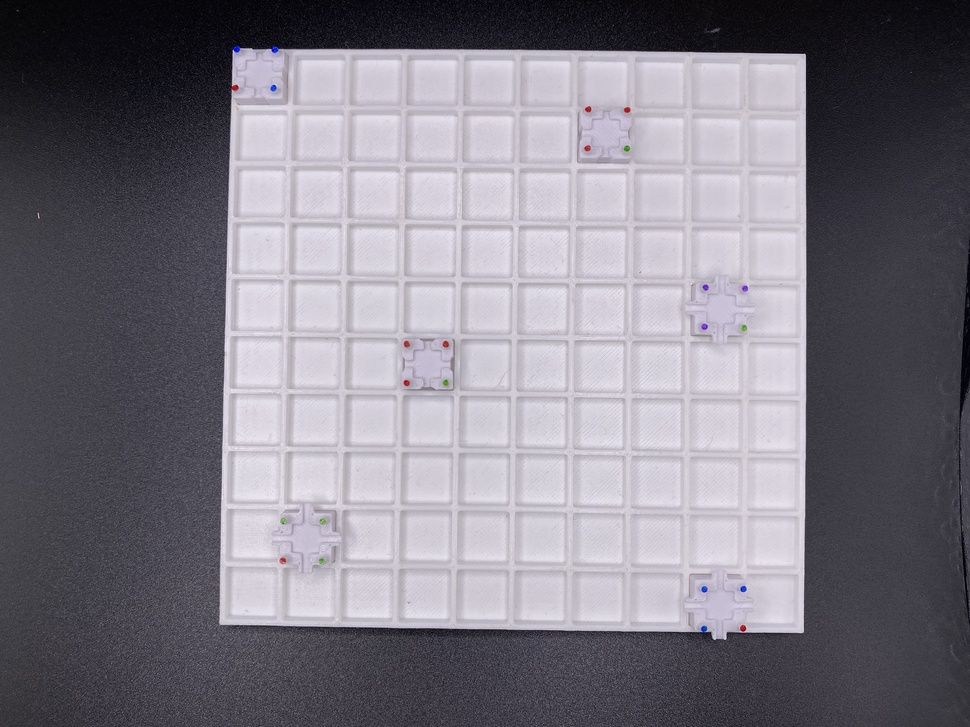
#> input picture data/Grid with block types- 01302024/IMG_5358.JPEG, 970 x 727 px, shrunk from 2048 x 1536 before the run
$ python -i image_preprocess.py   (imports and definitions only)
#> lines starting #> are read from the running program, lines starting #| are printed output that depends on the picture; after the words box and inside, x2 and y2 are one past the last pixel; in counts of white or black regions, pixels touching at a corner belong together
#> further down, picture is the input picture: shape (727, 970, 3); mean B, G, R 132.9, 123.2, 126.7
import numpy as np
import cv2 as cv

# A function that pre-processes the image to isolate the color of the pins.
# [100 lines left out: functions pre_process, draw_recognized, not called in this run]

# A function for testing parameters. Not being used right now.
def adaptive_pre_process(scaned_image):
    """
    ### Adaptive pre-process
    ---------------
    Function that allows the user to select the color to be isolated by using trackbars.
    The function also draws a rectangle around the recognized pins.
    """
    scaned_image_copy = scaned_image.copy()

    # Convert the image to HSV color space
    img_hsv = cv.cvtColor(scaned_image_copy, cv.COLOR_BGR2HSV)
#> img_hsv: shape (727, 970, 3); mean H, S, V 130.2, 28.3, 132.9

    # Define the lower and upper bounds for the color you want to isolate
    lower_color = np.array([0, 50, 30])
    upper_color = np.array([255, 255, 255])

    buffer = lower_color.copy()
    while True:
        # Create a mask using the inRange function
        color_mask = cv.inRange(img_hsv, lower_color, upper_color)
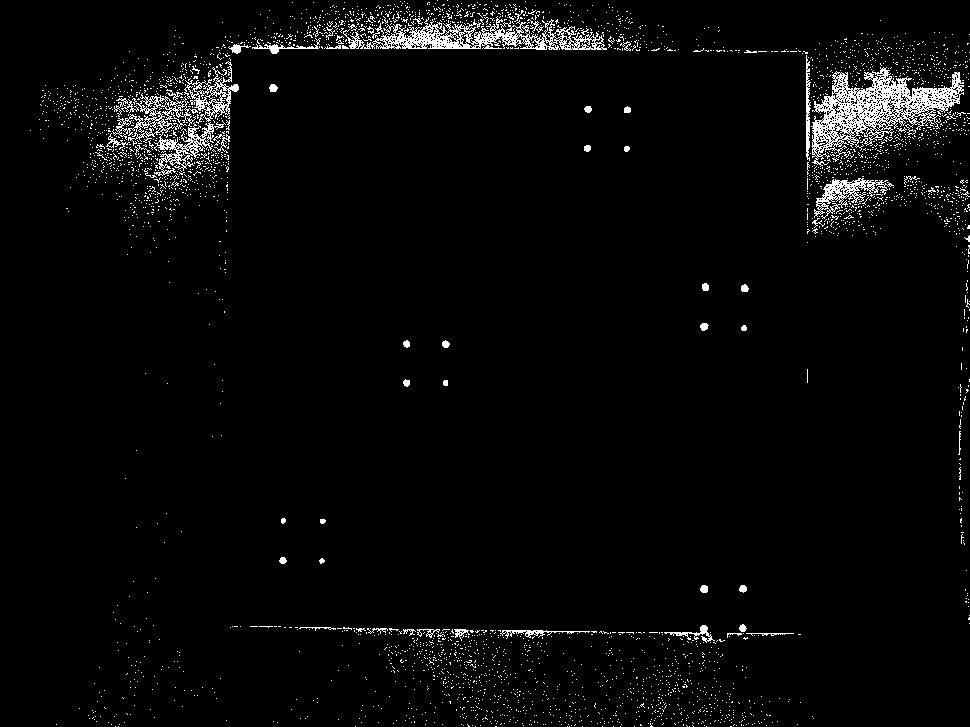
#> color_mask: shape (727, 970); 3.2% white in thin lines or dots

        # Blur the mask to help remove noise, then apply the mask to the frame
        color_mask = cv.medianBlur(color_mask, 5)
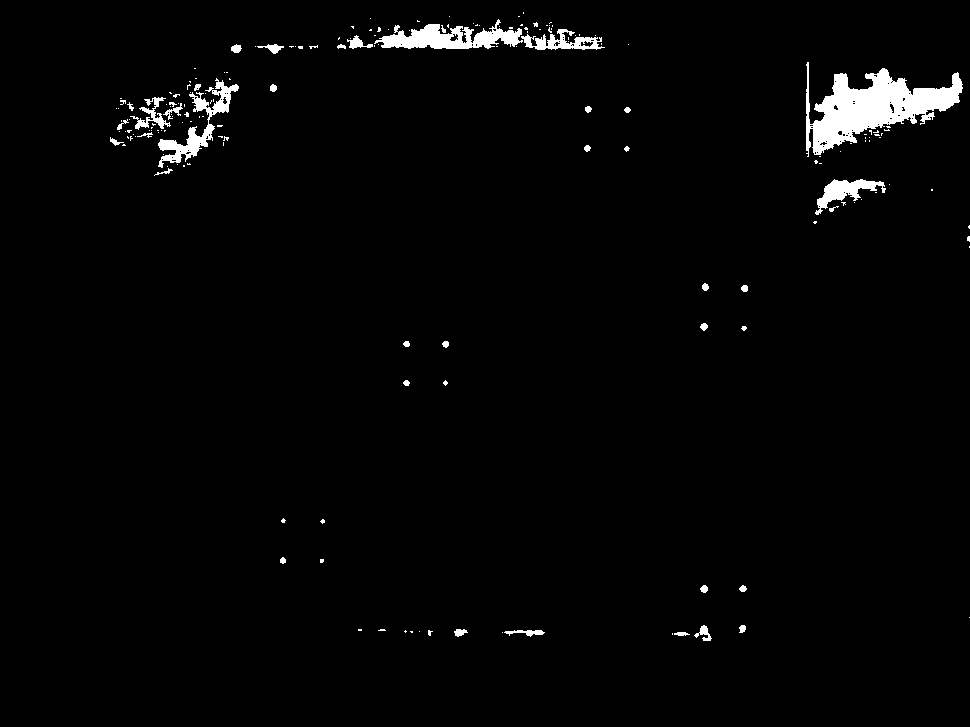
#> color_mask: shape (727, 970); 2.1% white; 181 white regions (141 under 20 px), largest, box (x1, y1, x2, y2) and area: (806, 62, 963, 157) 6421, (374, 19, 523, 49) 2252, (158, 78, 239, 168) 1657

        # Apply the mask to the original image using bitwise_and
        result = cv.bitwise_and(scaned_image_copy, scaned_image_copy, mask=color_mask)
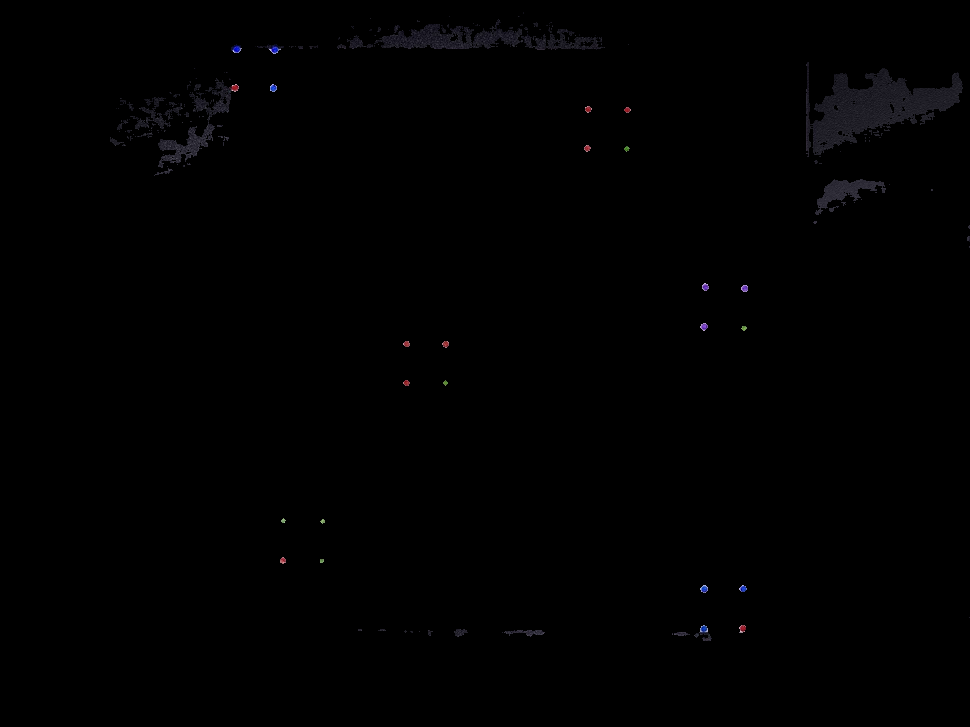
#> result: shape (727, 970, 3); mean B, G, R 0.9, 0.7, 0.8

        cv.imshow('mask', color_mask)
        key = cv.waitKey(1) & 0xFF
#> (key q is pressed here)

        # Press 'q' to break the loop
        if key == ord('q'):
            break
        # Press 'h', 's', or 'v' to increment the respective lower_color value (0-255)
        elif key == ord('h'):
            lower_color[0] = max(min(lower_color[0]-1, 255), 0)
        elif key == ord('s'):
            lower_color[1] = max(min(lower_color[1]-1, 255), 0)
        elif key == ord('v'):
            lower_color[2] = max(min(lower_color[2]-1, 255), 0)
        elif key == ord('H'):
            lower_color[0] = max(min(lower_color[0]+1, 255), 0)
        elif key == ord('S'):
            lower_color[1] = max(min(lower_color[1]+1, 255), 0)
        elif key == ord('V'):
            lower_color[2] = max(min(lower_color[2]+1, 255), 0)


        if buffer[0] != lower_color[0] or buffer[1] != lower_color[1] or buffer[2] != lower_color[2]:
            print(lower_color)

            buffer = lower_color.copy()
            cv.destroyAllWindows()

            drawed = scaned_image_copy.copy()
            draw_recognized(result, drawed)

    cv.destroyAllWindows()

>>> import cv2
>>> picture = cv2.imread('../../data/Grid with block types- 01302024/IMG_5358.JPEG')
>>> result = adaptive_pre_process(picture)

$ run again, on data/Grid with block types- 01302024/IMG_5361.JPEG
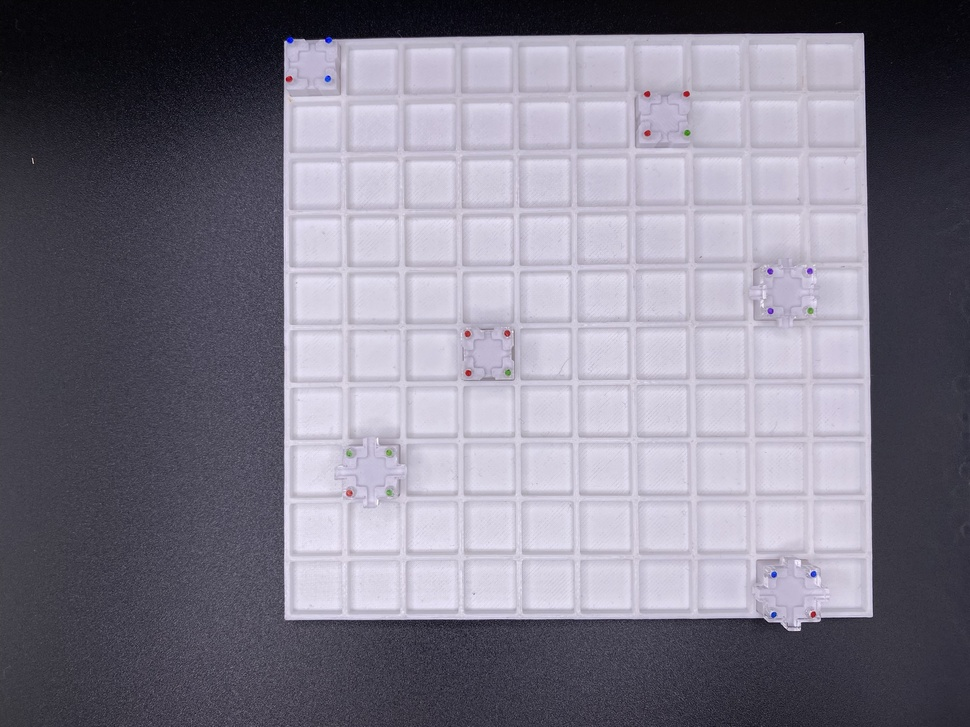
#> input picture data/Grid with block types- 01302024/IMG_5361.JPEG, 970 x 727 px, shrunk from 2048 x 1536 before the run
#> picture is the input picture: shape (727, 970, 3); mean B, G, R 137.3, 123.2, 126.6
#> img_hsv: shape (727, 970, 3); mean H, S, V 126.8, 37.7, 137.4
#> in adaptive_pre_process, `color_mask = cv.inRange(img_hsv, lower_color, upper_color)`:
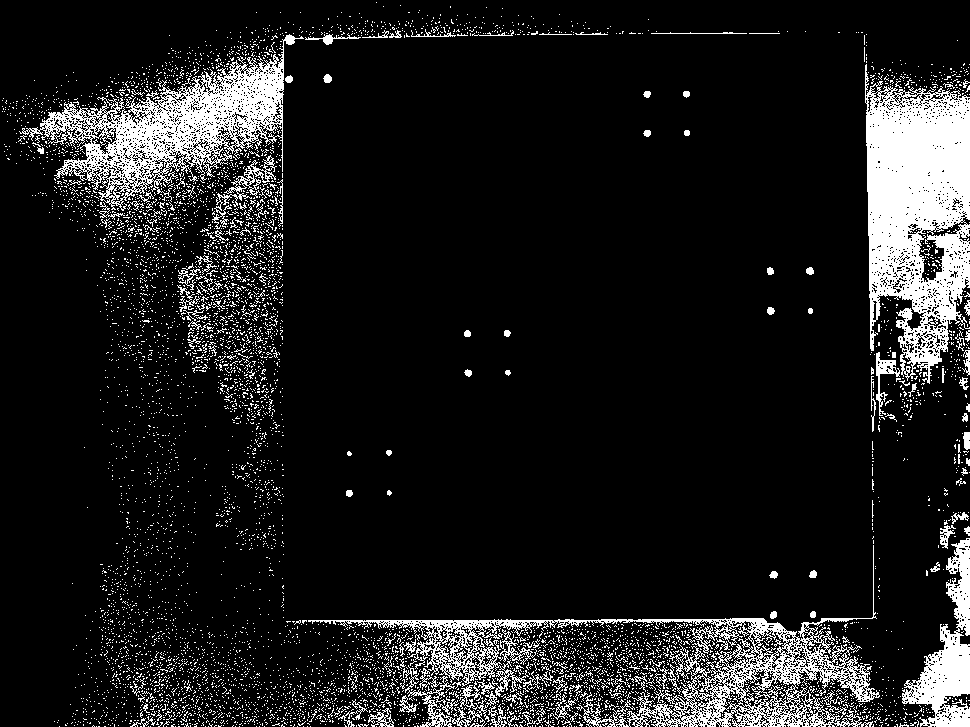
#> color_mask: shape (727, 970); 11.6% white; 6744 white regions (6591 under 20 px), largest, box (x1, y1, x2, y2) and area: (865, 64, 970, 384) 21533, (308, 545, 880, 727) 15031, (19, 34, 304, 211) 14250
#> in adaptive_pre_process, `result = cv.bitwise_and(scaned_image_copy, scaned_image_copy, mask=col..`:
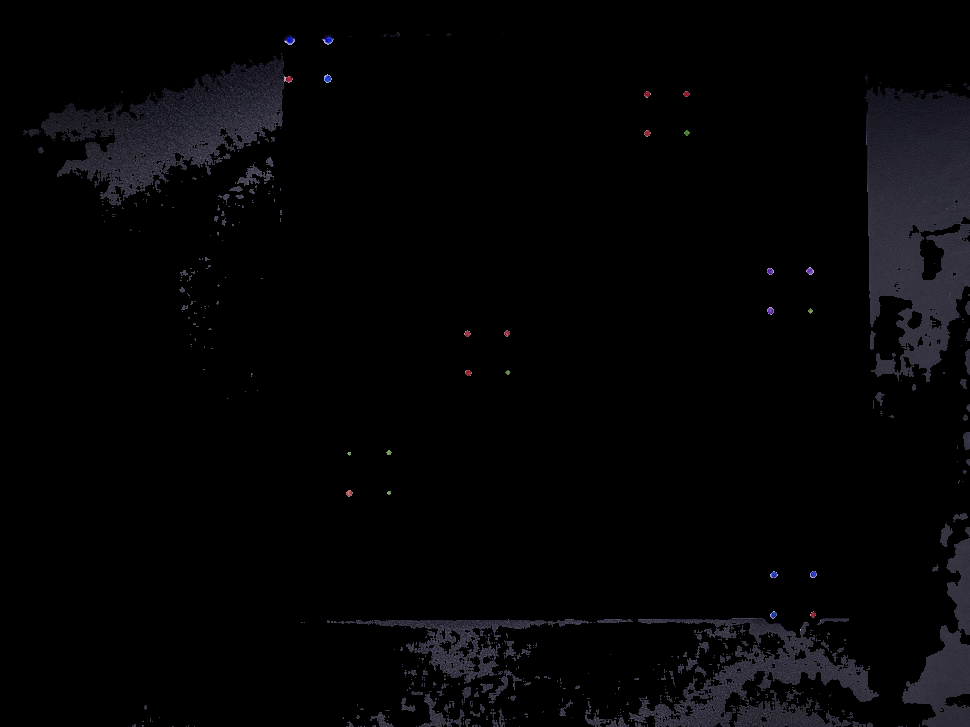
#> result: shape (727, 970, 3); mean B, G, R 5.4, 4.2, 4.4
